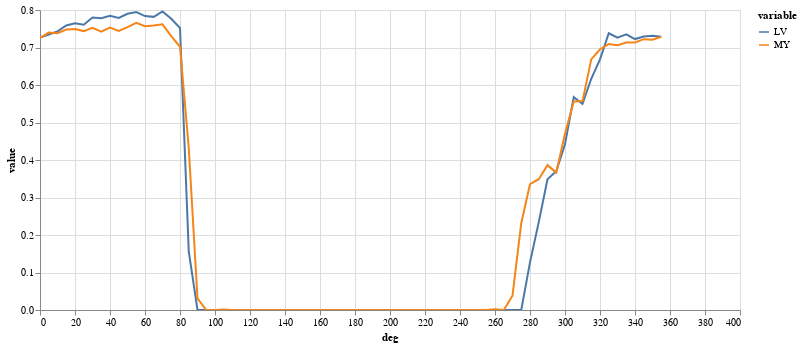

Notebook code for this chart:
### Code cell
(alt
 .Chart(results.melt(id_vars=['deg'],value_vars=['LV','MY']))
 .mark_line()
 .encode(
     x="deg",
     y="value",
     color="variable",
     tooltip="value"
 )
 .properties(width=700,height=300)
 .interactive()
)

### Figure 1 — Vega-Lite specification as saved in the notebook (floating-point values rounded to 4 significant figures; data arrays with more than 128 entries replaced by an {"elided": "..."} marker saying what was removed)
{"config": {"view": {"continuousWidth": 400, "continuousHeight": 300}}, "data": {"name": "data-d0e96dab2ec7a5f2b11cd8a4d28e29d1"}, "mark": "line", "encoding": {"color": {"type": "nominal", "field": "variable"}, "tooltip": {"type": "quantitative", "field": "value"}, "x": {"type": "quantitative", "field": "deg"}, "y": {"type": "quantitative", "field": "value"}}, "height": 300, "selection": {"selector001": {"type": "interval", "bind": "scales", "encodings": ["x", "y"]}}, "width": 700, "$schema": "https://vega.github.io/schema/vega-lite/v4.8.1.json", "datasets": {"data-d0e96dab2ec7a5f2b11cd8a4d28e29d1": {"elided": "144 records"}}}
